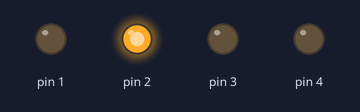
Bench run of a sketch on a simulated Arduino Uno, built with avr-gcc and run on an emulated ATmega328P. On the bench: output pins drawn as LEDs (lit = HIGH).

Above: at 0.15 s.
At 0.75 s:
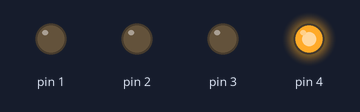
At 2.05 s:
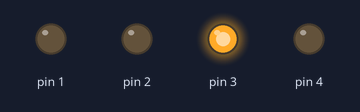
At 3.2 s:
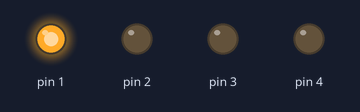
Timing chart, 0 to 3.7 s (numbered marks = the images above):
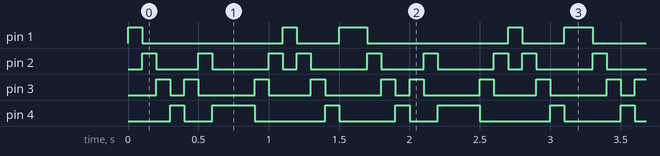

Measured:
- by itself, pin 1: repeats every 1.6 s: LOW 1.0 s, HIGH 0.10 s, LOW 0.30 s, HIGH 0.20 s
- by itself, pin 2: repeats every 1.6 s: LOW 0.30 s, HIGH 0.10 s, LOW 0.40 s, HIGH 0.10 s, LOW 0.10 s, HIGH 0.10 s, LOW 0.40 s, HIGH 0.10 s
- by itself, pin 3: repeats every 1.6 s: LOW 0.10 s, HIGH 0.10 s, LOW 0.40 s, HIGH 0.10 s, LOW 0.30 s, HIGH 0.10 s, LOW 0.40 s, HIGH 0.10 s
- by itself, pin 4: repeats every 1.6 s: LOW 0.20 s, HIGH 0.30 s, LOW 0.50 s, HIGH 0.10 s, LOW 0.40 s, HIGH 0.10 s

The sketch:

1B.ino
```cpp
void setup(){
 pinMode(1,OUTPUT);
 pinMode(2,OUTPUT);
 pinMode(3,OUTPUT);
 pinMode(4,OUTPUT);
}
void loop() {
secuencia0();
secuencia1();
secuencia2();
secuencia3();
}

void secuencia0(){
digitalWrite(1,HIGH);
digitalWrite(2,LOW);
digitalWrite(3,LOW);
digitalWrite(4,LOW);
delay(100);
digitalWrite(1,LOW);
digitalWrite(2,HIGH);
digitalWrite(3,LOW);
digitalWrite(4,LOW);
delay(100);
digitalWrite(1,LOW);
digitalWrite(2,LOW);
digitalWrite(3,HIGH);
digitalWrite(4,LOW);
delay(100);
digitalWrite(1,LOW);
digitalWrite(2,LOW);
digitalWrite(3,LOW);
digitalWrite(4,HIGH);
delay(100);
}
void secuencia1(){
digitalWrite(1,LOW);
digitalWrite(2,LOW);
digitalWrite(3,HIGH);
digitalWrite(4,LOW);
delay(100);
digitalWrite(1,LOW);
digitalWrite(2,HIGH);
digitalWrite(3,LOW);
digitalWrite(4,LOW);
delay(100);
digitalWrite(1,LOW);
digitalWrite(2,LOW);
digitalWrite(3,LOW);
digitalWrite(4,HIGH);
delay(100);
digitalWrite(1,LOW);
digitalWrite(2,LOW);
digitalWrite(3,LOW);
digitalWrite(4,HIGH);
delay(100);
}
void secuencia2(){
digitalWrite(1,LOW);
digitalWrite(2,LOW);
digitalWrite(3,LOW);
digitalWrite(4,HIGH);
delay(100);
digitalWrite(1,LOW);
digitalWrite(2,LOW);
digitalWrite(3,HIGH);
digitalWrite(4,LOW);
delay(100);
digitalWrite(1,LOW);
digitalWrite(2,HIGH);
digitalWrite(3,LOW);
digitalWrite(4,LOW);
delay(100);
digitalWrite(1,HIGH);
digitalWrite(2,LOW);
digitalWrite(3,LOW);
digitalWrite(4,LOW);
delay(100);
}
void secuencia3(){
digitalWrite(1,LOW);
digitalWrite(2,HIGH);
digitalWrite(3,LOW);
digitalWrite(4,LOW);
delay(100);
digitalWrite(1,LOW);
digitalWrite(2,LOW);
digitalWrite(3,HIGH);
digitalWrite(4,LOW);
delay(100);
digitalWrite(1,LOW);
digitalWrite(2,LOW);
digitalWrite(3,LOW);
digitalWrite(4,HIGH);
delay(100);
digitalWrite(1,HIGH);
digitalWrite(2,LOW);
digitalWrite(3,LOW);
digitalWrite(4,LOW);
delay(100);
}
```
